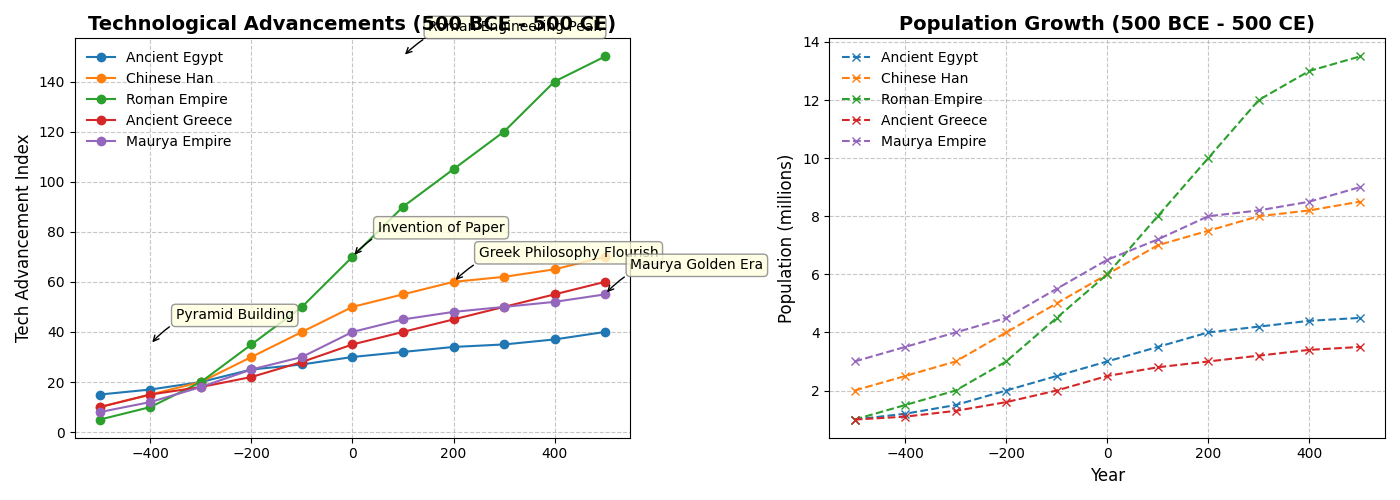

Write the Python code that produced this figure.
import matplotlib.pyplot as plt
import numpy as np

civilizations = ['Ancient Egypt', 'Chinese Han', 'Roman Empire', 'Ancient Greece', 'Maurya Empire']

years = np.arange(-500, 501, 100)

tech_advancements = {
    'Ancient Egypt': [15, 17, 20, 25, 27, 30, 32, 34, 35, 37, 40],
    'Chinese Han': [10, 15, 20, 30, 40, 50, 55, 60, 62, 65, 70],
    'Roman Empire': [5, 10, 20, 35, 50, 70, 90, 105, 120, 140, 150],
    'Ancient Greece': [10, 15, 18, 22, 28, 35, 40, 45, 50, 55, 60],
    'Maurya Empire': [8, 12, 18, 25, 30, 40, 45, 48, 50, 52, 55]
}

population_growth = {
    'Ancient Egypt': [1, 1.2, 1.5, 2, 2.5, 3, 3.5, 4, 4.2, 4.4, 4.5],
    'Chinese Han': [2, 2.5, 3, 4, 5, 6, 7, 7.5, 8, 8.2, 8.5],
    'Roman Empire': [1, 1.5, 2, 3, 4.5, 6, 8, 10, 12, 13, 13.5],
    'Ancient Greece': [1, 1.1, 1.3, 1.6, 2, 2.5, 2.8, 3, 3.2, 3.4, 3.5],
    'Maurya Empire': [3, 3.5, 4, 4.5, 5.5, 6.5, 7.2, 8, 8.2, 8.5, 9]
}

fig, axs = plt.subplots(1, 2, figsize=(14, 5))

for civ, advancements in tech_advancements.items():
    axs[0].plot(years, advancements, marker='o', label=civ)

axs[0].set_title('Technological Advancements (500 BCE - 500 CE)', fontsize=14, fontweight='bold')
axs[0].set_ylabel('Tech Advancement Index', fontsize=12)
axs[0].legend(loc='upper left', fontsize=10, frameon=False)
axs[0].grid(True, linestyle='--', alpha=0.7)

for civ, population in population_growth.items():
    axs[1].plot(years, population, marker='x', linestyle='dashed', label=civ)

axs[1].set_title('Population Growth (500 BCE - 500 CE)', fontsize=14, fontweight='bold')
axs[1].set_ylabel('Population (millions)', fontsize=12)
axs[1].set_xlabel('Year', fontsize=12)
axs[1].legend(loc='upper left', fontsize=10, frameon=False)
axs[1].grid(True, linestyle='--', alpha=0.7)

annotations = [
    (-400, 35, "Pyramid Building"),
    (0, 70, "Invention of Paper"),
    (100, 150, "Roman Engineering Peak"),
    (200, 60, "Greek Philosophy Flourish"),
    (500, 55, "Maurya Golden Era")
]

for (x, y, text) in annotations:
    axs[0].annotate(text, xy=(x, y), xytext=(x+50, y+10),
                    bbox=dict(boxstyle="round,pad=0.3", edgecolor='gray', facecolor='lightyellow', alpha=0.8),
                    arrowprops=dict(arrowstyle='->', connectionstyle='arc3,rad=0.3', color='black'))

plt.tight_layout()
plt.show()
